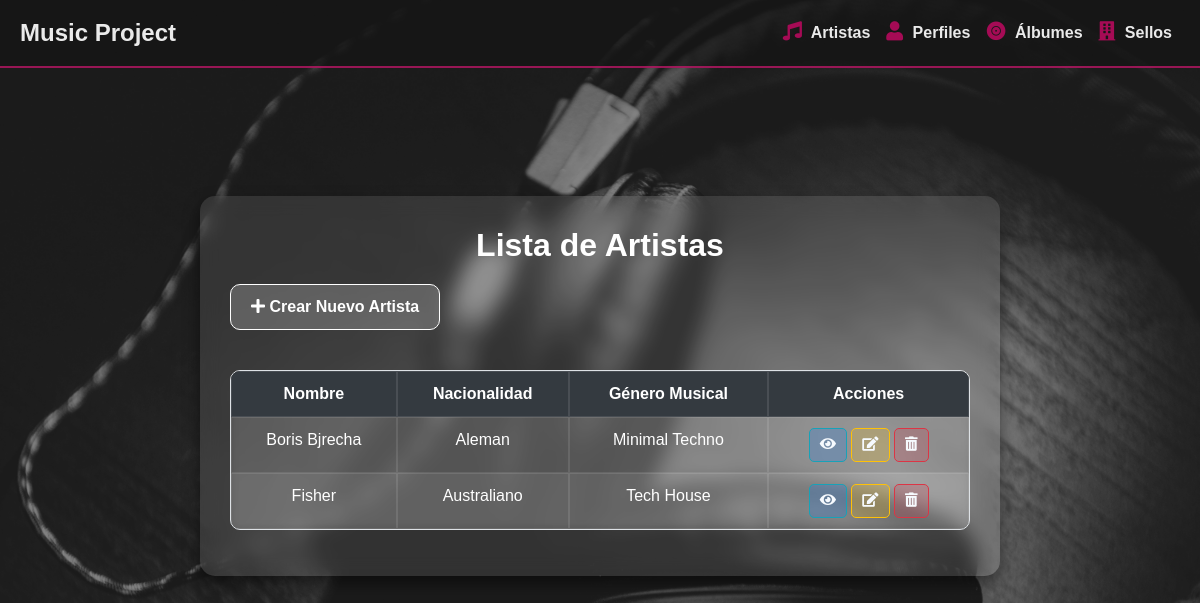
The page / on the database its author committed.
### musica_app/models.py (models this page shows, shortened)
class Artista(models.Model):
    nombre = models.CharField(max_length=50)
    nacionalidad = models.CharField(max_length=50)
    genero_musical = models.CharField(max_length=50)
    perfil = models.OneToOneField(PerfilRedesSociales, on_delete=models.CASCADE)
    sello = models.ForeignKey(SelloDiscografico, on_delete=models.CASCADE)

### musica_app/views.py (the view)
# urls.py: path('', views.artista_index, name='home'),  # Redirige la raíz a la lista de artistas
def artista_index(request):
    artistas = Artista.objects.all()
    return render(request, 'musica_app/artista_index.html', {'artistas': artistas})

### musica_app/templates/musica_app/artista_index.html
{% extends "musica_app/base.html" %}
{% block content %}
<div class="artista-index">
    <div class="frosted-glass">
        <h1 class="text-center">Lista de Artistas</h1>
    <a href="{% url 'artista_create' %}" class="btn btn-create"><i class="fas fa-plus"></i> Crear Nuevo Artista</a>
    <table class="table table-bordered table-striped">
        <thead class="thead-dark">
            <tr>
                <th>Nombre</th>
                <th>Nacionalidad</th>
                <th>Género Musical</th>
                <th>Acciones</th>
            </tr>
        </thead>
        <tbody>
            {% for artista in artistas %}
            <tr>
                <td>{{ artista.nombre }}</td>
                <td>{{ artista.nacionalidad }}</td>
                <td>{{ artista.genero_musical }}</td>
                <td>
                    <a href="{% url 'artista_detail' artista.id %}" class="btn btn-info btn-sm"><i class="fas fa-eye"></i></a>
                    <a href="{% url 'artista_update' artista.id %}" class="btn btn-warning btn-sm"><i class="fas fa-edit"></i></a>
                    <a href="{% url 'artista_delete' artista.id %}" class="btn btn-danger btn-sm"><i class="fas fa-trash-alt"></i></a>
                </td>
            </tr>
            {% empty %}
            <tr>
                <td colspan="4" class="text-center">No hay artistas registrados.</td>
            </tr>
            {% endfor %}
        </tbody>
    </table>
    </div>
</div>
{% endblock %}

### musica_app/static/css/styles.css (style rules this page uses)
body { background-image: url("../img/fondo11.jpg"); background-size: cover; background-attachment: fixed; background-position: center; background-repeat: no-repeat; font-family: 'Arial', sans-serif; color: #ffffff; margin: 0; height: 100vh; overflow: hidden; }
body::before { content: ""; position: fixed; top: 0; left: 0; width: 100vw; height: 100vh; background-color: rgba(0, 0, 0, 0.3); z-index: -1; }
h1 { color: #ffffff; text-align: center; font-weight: bold; font-size: 2em; margin-bottom: 20px; }

### musica_app/static/css/artista.css (style rules this page uses)
.artista-index .frosted-glass { background: rgba(255, 255, 255, 0.1); backdrop-filter: blur(10px); -webkit-backdrop-filter: blur(10px); border-radius: 15px; padding: 30px; box-shadow: 0px 8px 16px rgba(0, 0, 0, 0.5); max-width: 800px; margin: 80px auto; color: #ffffff; }
.artista-index h1 { color: #ffffff; text-align: center; font-weight: bold; font-size: 2em; margin-bottom: 20px; }
.artista-index .table { width: 100%; margin-top: 20px; background: rgba(255, 255, 255, 0.1); backdrop-filter: blur(5px); -webkit-backdrop-filter: blur(5px); color: #ffffff; border-radius: 10px; overflow: hidden; border-collapse: separate; border-spacing: 0; }
.artista-index .table thead { background: rgba(0, 0, 0, 0.5); color: #ffffff; }
.artista-index .table th, .artista-index .table td { padding: 10px; text-align: center; border: 1px solid rgba(255, 255, 255, 0.1); }
.artista-index .table tbody tr:nth-child(even) { background: rgba(255, 255, 255, 0.05); }
.artista-index .table td a { color: #f6fafe; text-decoration: none; word-break: break-all; }
.artista-index .btn-create { background-color: rgba(255, 255, 255, 0.2); color: #ffffff; border: 1px solid #ffffff; border-radius: 10px; padding: 10px 20px; font-weight: bold; display: inline-block; margin-bottom: 20px; text-align: center; text-decoration: none; transition: background-color 0.3s, color 0.3s; }
.artista-index .btn-sm { border-radius: 5px; padding: 5px 10px; font-size: 0.9em; transition: background-color 0.3s; }
.artista-index .btn-info { background-color: rgba(0, 123, 255, 0.2); color: #ffffff; }
.artista-index .btn-warning { background-color: rgba(255, 193, 7, 0.2); color: #ffffff; }
.artista-index .btn-danger { background-color: rgba(220, 53, 69, 0.2); color: #ffffff; }

### rows shown on the page
Artista: nombre "Boris Bjrecha", nacionalidad "Aleman", genero_musical "Minimal Techno"
Artista: nombre "Fisher", nacionalidad "Australiano", genero_musical "Tech House"
